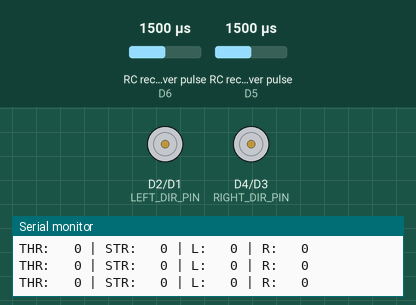
Simulated run of this sketch. Board: ESP8266 (NodeMCU). Shown: direction and speed pins drawn as motors (green arrow = direction pin HIGH = forward, orange = LOW = backward, longer = more drive), the last lines printed to the serial monitor. Wiring (inferred from the names in the program): 2 × RC receiver channel: data D6 / data D5. Inputs (shaded band) come from the test bench; at power-on: RC receiver pulse (sensors on D6, D5) 1500 µs.

Above: at 1.2 s.
1.3 s: RC receiver pulse (sensor on D6) set to 1466 µs
2.8 s: RC receiver pulse (sensor on D6) set to 1442 µs
At 3.4 s:
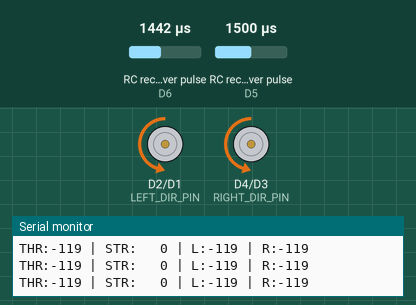
4.3 s: RC receiver pulse (sensor on D5) set to 1467 µs
5.8 s: RC receiver pulse (sensor on D5) set to 1443 µs
At 7.0 s:
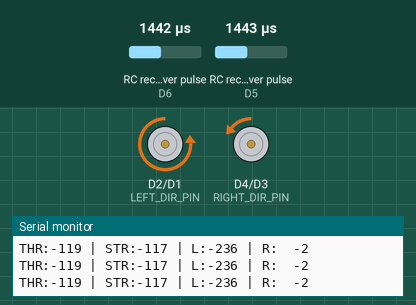
7.3 s: RC receiver pulse (sensor on D6) set to 1020 µs
At 8.4 s:
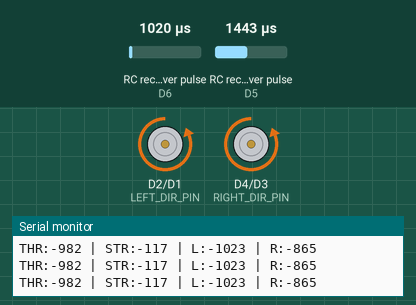
8.8 s: RC receiver pulse (sensor on D5) set to 1020 µs
At 9.6 s:
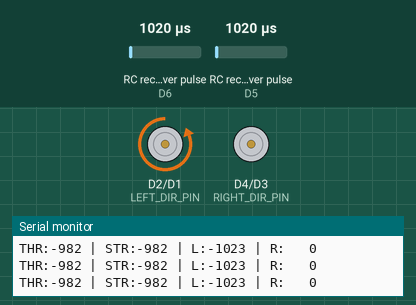
Timing chart, 0 to 11.3 s (numbered marks = the images above; inputs shaded):
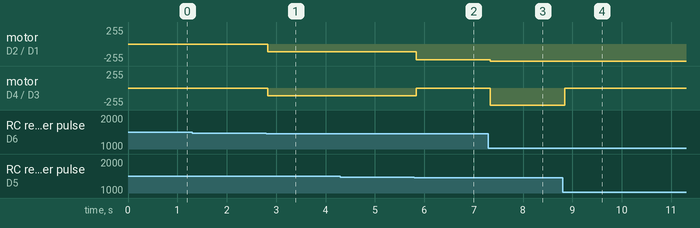

The sketch:

rover_esp32.ino
```cpp
// ============================================================
//  AgriBot Rover — NodeMCU ESP8266 + Cytron MDD10A
//  FlySky RC Receiver Control
// ============================================================


// ================= PIN DEFINITIONS =================

// RC Receiver pins
#define RC_THROTTLE_PIN D6   // Channel 2
#define RC_STEERING_PIN D5   // Channel 1

// Motor Driver pins
#define LEFT_PWM_PIN   D1
#define LEFT_DIR_PIN   D2

#define RIGHT_PWM_PIN  D3
#define RIGHT_DIR_PIN  D4


// ================= RC SETTINGS =================

#define RC_MIN       1000
#define RC_MAX       2000
#define RC_NEUTRAL   1500
#define RC_DEADZONE    50

// ================= MOTOR SETTINGS =================

#define PWM_MAX      1023   // ESP8266 PWM range

// ================= SAFETY SETTINGS =================

#define RC_TIMEOUT_MS 500
#define RC_SIGNAL_MIN 800
#define RC_SIGNAL_MAX 2200


// ================= GLOBAL VARIABLES =================

volatile unsigned long throttlePulse = 1500;
volatile unsigned long steeringPulse = 1500;

volatile unsigned long lastThrottleTime = 0;
volatile unsigned long lastSteeringTime = 0;

volatile unsigned long throttleStart = 0;
volatile unsigned long steeringStart = 0;


// ============================================================
// INTERRUPTS
// ============================================================

void ICACHE_RAM_ATTR throttleISR() {

  if (digitalRead(RC_THROTTLE_PIN) == HIGH) {

    throttleStart = micros();

  } else {

    if (throttleStart != 0) {

      throttlePulse = micros() - throttleStart;

      lastThrottleTime = millis();

      throttleStart = 0;
    }
  }
}


void ICACHE_RAM_ATTR steeringISR() {

  if (digitalRead(RC_STEERING_PIN) == HIGH) {

    steeringStart = micros();

  } else {

    if (steeringStart != 0) {

      steeringPulse = micros() - steeringStart;

      lastSteeringTime = millis();

      steeringStart = 0;
    }
  }
}


// ============================================================
// MOTOR FUNCTIONS
// ============================================================

void setLeftMotor(int speed, bool forward) {

  speed = constrain(speed, 0, PWM_MAX);

  digitalWrite(LEFT_DIR_PIN, forward ? HIGH : LOW);

  analogWrite(LEFT_PWM_PIN, speed);
}


void setRightMotor(int speed, bool forward) {

  speed = constrain(speed, 0, PWM_MAX);

  digitalWrite(RIGHT_DIR_PIN, forward ? HIGH : LOW);

  analogWrite(RIGHT_PWM_PIN, speed);
}


void stopMotors() {

  analogWrite(LEFT_PWM_PIN, 0);

  analogWrite(RIGHT_PWM_PIN, 0);
}


// ============================================================
// MIXER FUNCTION
// ============================================================

void mixAndDrive(int throttle, int steering) {

  int leftSpeed  = throttle + steering;

  int rightSpeed = throttle - steering;

  leftSpeed  = constrain(leftSpeed,  -PWM_MAX, PWM_MAX);

  rightSpeed = constrain(rightSpeed, -PWM_MAX, PWM_MAX);


  // LEFT MOTOR
  if (leftSpeed > 0) {

    setLeftMotor(leftSpeed, true);

  } else if (leftSpeed < 0) {

    setLeftMotor(-leftSpeed, false);

  } else {

    setLeftMotor(0, true);
  }


  // RIGHT MOTOR
  if (rightSpeed > 0) {

    setRightMotor(rightSpeed, true);

  } else if (rightSpeed < 0) {

    setRightMotor(-rightSpeed, false);

  } else {

    setRightMotor(0, true);
  }


  Serial.printf(
    "THR:%4d | STR:%4d | L:%4d | R:%4d\n",
    throttle,
    steering,
    leftSpeed,
    rightSpeed
  );
}


// ============================================================
// SETUP
// ============================================================

void setup() {

  Serial.begin(115200);

  Serial.println("AgriBot Rover Starting...");


  // Direction pins
  pinMode(LEFT_DIR_PIN, OUTPUT);

  pinMode(RIGHT_DIR_PIN, OUTPUT);


  // PWM frequency
  analogWriteFreq(1000);


  // Receiver pins
  pinMode(RC_THROTTLE_PIN, INPUT);

  pinMode(RC_STEERING_PIN, INPUT);


  // Interrupts
  attachInterrupt(
    digitalPinToInterrupt(RC_THROTTLE_PIN),
    throttleISR,
    CHANGE
  );

  attachInterrupt(
    digitalPinToInterrupt(RC_STEERING_PIN),
    steeringISR,
    CHANGE
  );


  stopMotors();

  Serial.println("Ready! Waiting for RC signal...");
}


// ============================================================
// LOOP
// ============================================================

void loop() {

  unsigned long tPulse = throttlePulse;

  unsigned long sPulse = steeringPulse;

  unsigned long now = millis();


  // ===== SIGNAL TIMEOUT =====
  bool throttleOk =
    (now - lastThrottleTime) < RC_TIMEOUT_MS;

  bool steeringOk =
    (now - lastSteeringTime) < RC_TIMEOUT_MS;


  if (!throttleOk || !steeringOk) {

    stopMotors();

    Serial.println("WARNING: RC signal lost");

    delay(100);

    return;
  }


  // ===== SIGNAL VALIDATION =====
  if (
    tPulse < RC_SIGNAL_MIN ||
    tPulse > RC_SIGNAL_MAX ||
    sPulse < RC_SIGNAL_MIN ||
    sPulse > RC_SIGNAL_MAX
  ) {

    stopMotors();

    Serial.println("WARNING: Invalid RC signal");

    delay(100);

    return;
  }


  // ===== MAP RC TO PWM =====
  int throttleVal = map(
    tPulse,
    RC_MIN,
    RC_MAX,
    -PWM_MAX,
    PWM_MAX
  );

  int steeringVal = map(
    sPulse,
    RC_MIN,
    RC_MAX,
    -PWM_MAX,
    PWM_MAX
  );


  // ===== DEADZONE =====
  int deadzone = map(
    RC_DEADZONE,
    0,
    500,
    0,
    PWM_MAX
  );


  if (abs(throttleVal) < deadzone) {

    throttleVal = 0;
  }


  if (abs(steeringVal) < deadzone) {

    steeringVal = 0;
  }


  // ===== DRIVE =====
  mixAndDrive(throttleVal, steeringVal);


  delay(20);
}
```

Measured:
- the behaviour switches between 1451 and 1450 µs on RC receiver pulse (sensor on D6) (found by bisection; images 0 and 1)
- the behaviour switches between 1451 and 1450 µs on RC receiver pulse (sensor on D5) (found by bisection; images 1 and 2)
- after the input at 2.8 s, motor on D2 (LEFT_DIR_PIN) / D1 (LEFT_PWM_PIN), motor on D4 (RIGHT_DIR_PIN) / D3 (RIGHT_PWM_PIN): stopped → backward 119/255 at once
- after the input at 5.8 s, motor on D2 (LEFT_DIR_PIN) / D1 (LEFT_PWM_PIN): backward 119/255 → backward 236/255 at once; motor on D4 (RIGHT_DIR_PIN) / D3 (RIGHT_PWM_PIN): backward 119/255 → backward 2/255 at once
- after the input at 7.3 s, motor on D2 (LEFT_DIR_PIN) / D1 (LEFT_PWM_PIN): backward 236/255 → backward 255/255 at once; motor on D4 (RIGHT_DIR_PIN) / D3 (RIGHT_PWM_PIN): backward 2/255 → backward 255/255 at once
- after the input at 8.8 s, motor on D4 (RIGHT_DIR_PIN) / D3 (RIGHT_PWM_PIN): backward 255/255 → stopped at once
